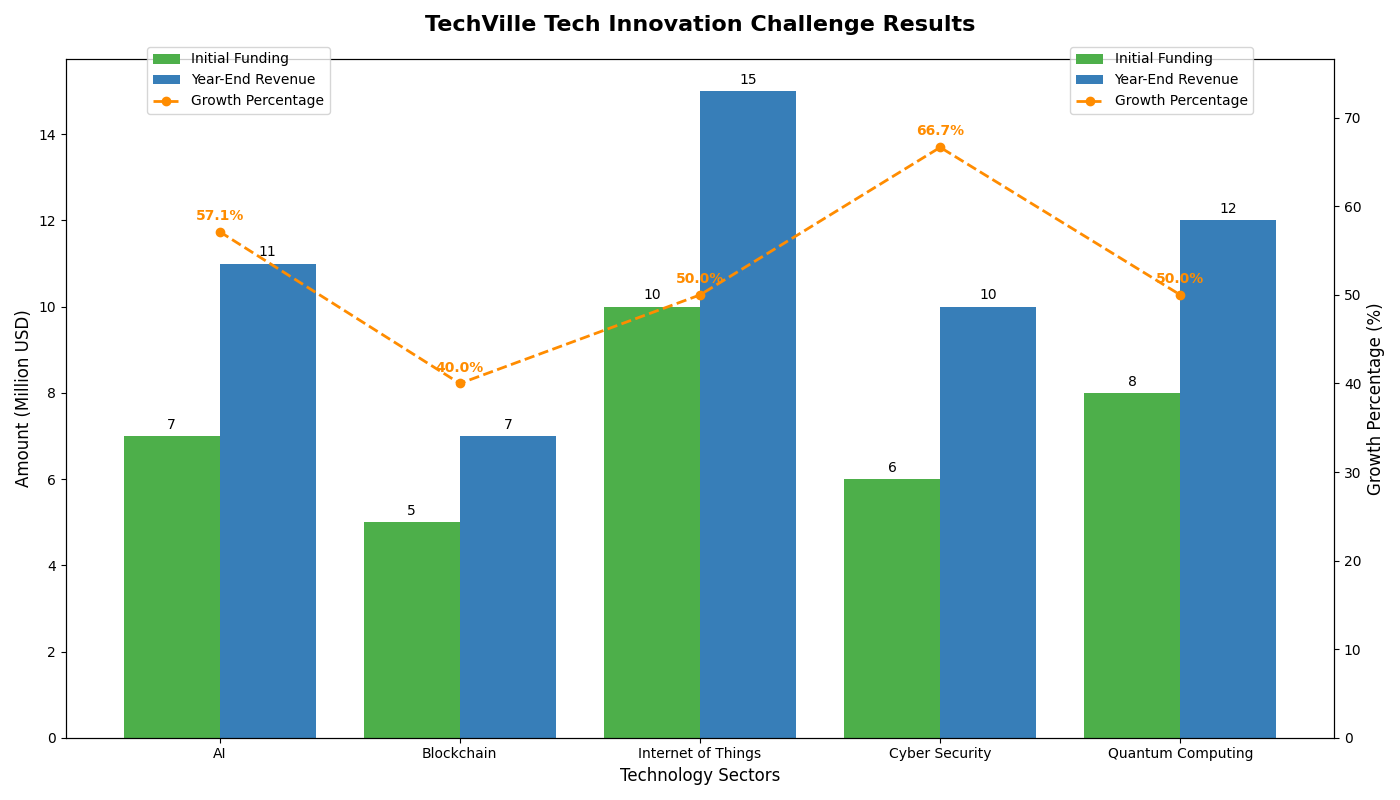

This figure's Python source:
import matplotlib.pyplot as plt
import numpy as np

sectors = ["AI", "Blockchain", "Internet of Things", "Cyber Security", "Quantum Computing"]

# Manually shuffled data within original groups
initial_funding = [7, 5, 10, 6, 8]  # Originally [10, 8, 7, 6, 5]
year_end_revenue = [11, 7, 15, 10, 12]  # Originally [15, 12, 11, 10, 7]

growth_percentage = [(rev - init) / init * 100 for init, rev in zip(initial_funding, year_end_revenue)]

fig, ax = plt.subplots(figsize=(14, 8))

bars_initial = ax.bar(np.arange(len(sectors)) - 0.2, initial_funding, width=0.4, label='Initial Funding', color='#4daf4a')
bars_revenue = ax.bar(np.arange(len(sectors)) + 0.2, year_end_revenue, width=0.4, label='Year-End Revenue', color='#377eb8')

ax.set_title('TechVille Tech Innovation Challenge Results', fontsize=16, fontweight='bold', pad=20)
ax.set_xlabel('Technology Sectors', fontsize=12)
ax.set_ylabel('Amount (Million USD)', fontsize=12)
ax.set_xticks(np.arange(len(sectors)))
ax.set_xticklabels(sectors)

ax.bar_label(bars_initial, padding=3, fontsize=10)
ax.bar_label(bars_revenue, padding=3, fontsize=10)

ax2 = ax.twinx()
ax2.plot(np.arange(len(sectors)), growth_percentage, color='darkorange', marker='o', linestyle='--', linewidth=2, label='Growth Percentage')
ax2.set_ylabel('Growth Percentage (%)', fontsize=12)
ax2.set_ylim(0, max(growth_percentage) + 10)

for i, gp in enumerate(growth_percentage):
    ax2.text(i, gp + 1, f'{gp:.1f}%', ha='center', va='bottom', color='darkorange', fontsize=10, fontweight='bold')

fig.legend(loc='upper left', bbox_to_anchor=(0.1, 0.95), fontsize=10)
fig.legend(loc='upper right', bbox_to_anchor=(0.9, 0.95), fontsize=10)

plt.tight_layout()
plt.show()
